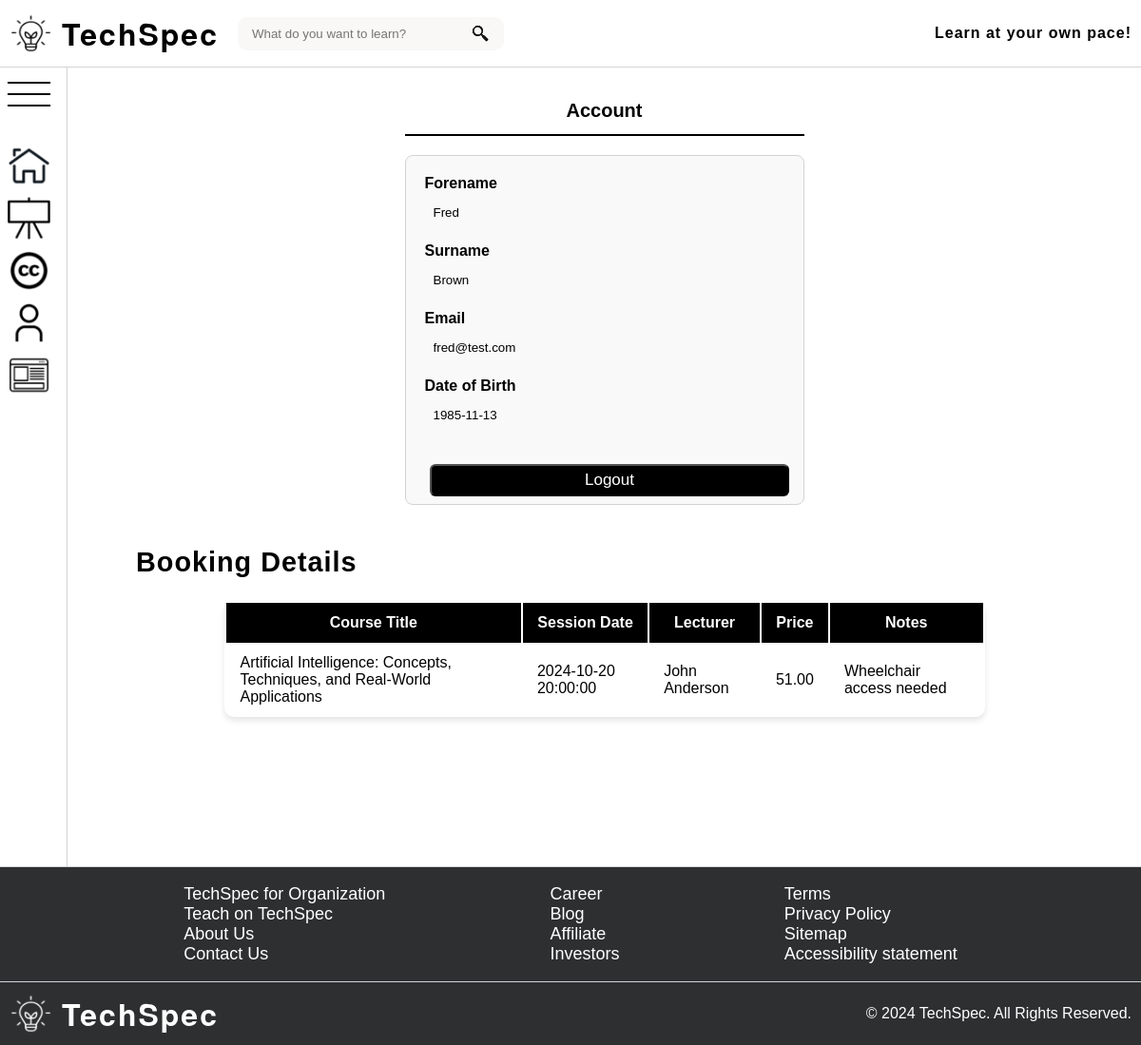
The page /content/account.php (signed in) on the database its author committed.
### tables this page shows
CREATE TABLE `customers` (
  `customerID` mediumint(8) PRIMARY KEY AUTO_INCREMENT,
  `password_hash` char(255) NOT NULL,
  `customer_forename` varchar(255) NOT NULL,
  `customer_surname` varchar(255) NOT NULL,
  `customer_email` varchar(64) UNIQUE NOT NULL,
  `date_of_birth` datetime NOT NULL
);

CREATE TABLE `booking` (
  `bookingID` mediumint(8) PRIMARY KEY AUTO_INCREMENT,
  `trainingID` mediumint(8) NOT NULL,
  `customerID` mediumint(8) NOT NULL,
  `number_people` mediumint(2) NOT NULL,
  `total_booking_cost` DECIMAL(7,2) NOT NULL,
  `booking_notes` TEXT DEFAULT NULL
);

CREATE TABLE `training_sessions` (
  `trainingID` MEDIUMINT(8) PRIMARY KEY AUTO_INCREMENT,
  `title` VARCHAR(255) NOT NULL,
  `description` TEXT NOT NULL,
  `session_date` DATETIME NOT NULL,
  `price_per_person` DECIMAL(7,2) NOT NULL,
  `discount_price` DECIMAL(7,2),
  `session_imagepath` VARCHAR(255),
  `image_alt` VARCHAR(255),
  `lecturer` VARCHAR(255),
  `category` VARCHAR(255)
);

### content/logic/Customer.php (called while the page is built, shortened)
<?php
class Customer
{
    private $id;
    private $forename;
    private $surname;
    private $email;
    private $dob;
    function __construct($id, $forename, $surname, $email, $rawPassword, $dob)
    {
        $this->id = $id;
        $this->forename = $forename;
        $this->surname = $surname;
        $this->email = $email;
        $this->dob = $dob;
    }
    public function getForename()
    {
        return $this->forename;
    }
    public function getSurname()
    {
        return $this->surname;
    }
    public function getEmail()
    {
        return $this->email;
    }
    public function getDob()
    {
        return $this->dob;
    }
    private function setID($id)
    {
        $this->id = $id;
    }
    private function setForename($forename)
    {
        $this->forename = $forename;
    }
    private function setSurname($surname)
    {
        $this->surname = $surname;
    }
    private function setEmail($email)
    {
        $this->email = $email;
    }
    private function setDob($dob)
    {
        $this->dob = $dob;
    }
    public function loadCustomerById()
    {
        $sql = "SELECT customerID, password_hash, customer_forename, customer_surname, customer_email, date_of_birth
        FROM customers
        WHERE customerID = ? LIMIT 1";
        $this->loadCustomerByField($sql, $this->id);
    }
    private function loadCustomerByField($sql, $value)
    {
        try {
            $conn = ConnectionManager::getInstance()->getConnection();
            $stmt = mysqli_prepare($conn, $sql);
            if (!mysqli_stmt_bind_param($stmt, "s", $value)) {
                throw new Exception(Message::INTERNAL_SERVER_ERROR . mysqli_stmt_error($stmt));
            }
            if (!mysqli_stmt_execute($stmt)) {
                throw new Exception(Message::INTERNAL_SERVER_ERROR . mysqli_stmt_error($stmt));
            }
            $result = mysqli_stmt_get_result($stmt);
        } finally {
            $conn = null;
            $stmt = null;
        }
    }
}

### content/logic/BookingDetail.php (called while the page is built, shortened)
<?php
class BookingDetail
{
    private $customerId;
    function __construct($customerId)
    {
        $this->customerId = $customerId;
    }
    public function fetch()
    {
        try {
            $conn = ConnectionManager::getInstance()->getConnection();
            $stmt = mysqli_prepare(
                $conn,
                "SELECT t.title, t.description, t.session_date, t.lecturer, t.session_imagepath, t.image_alt, b.total_booking_cost, b.booking_notes
                FROM `booking` AS b INNER JOIN customers AS c ON b.customerID = c.customerID INNER JOIN training_sessions AS t ON b.trainingID = t.trainingID
                WHERE c.customerID = ?"
            );
            if (!mysqli_stmt_bind_param($stmt, "i", $this->customerId)) {
                throw new Exception(Message::INTERNAL_SERVER_ERROR . mysqli_stmt_error($stmt));
            }
            if (!mysqli_stmt_execute($stmt)) {
                throw new Exception(Message::INTERNAL_SERVER_ERROR . mysqli_stmt_error($stmt));
            }
            $result = mysqli_stmt_get_result($stmt);
            $bookings = [];
            while ($booking = mysqli_fetch_assoc($result)) {
                $bookings[] = $booking;
            }
            return $bookings;
        } finally {
            $conn = null;
            $stmt = null;
        }
    }
}

### content/account.php (the view, shortened to what this page needs)
<?php
require_once 'shared.php';
require_once './logic/BookingDetail.php';
require_once './logic/Customer.php';
$isLogin = isset($_SESSION['id']) && isset($_SESSION['name']);
$details = [];
if ($isLogin) {
  $userId = $_SESSION['id'];
  $customer = new Customer($userId, null, null, null, null, null);
  $customer->loadCustomerById();
  $userForename = $customer->getForename();
  $userSurname = $customer->getSurname();
  $userEmail = $customer->getEmail();
  $userDob = $customer->getDob();
  $bookingDetailLogic = new BookingDetail($userId);
  $details = $bookingDetailLogic->fetch();
} else {
  header('Location: login.php?error=unauthorize');
  exit();
}
?>
<!DOCTYPE html>
<html lang="en">
<head>
  <link
    href="../assets/stylesheets/common.css"
    rel="stylesheet"
    type="text/css" />
</head>
<body>
  <?php echo stringifyHeaderHtml($isLogin); ?>
  <div class="main-wrapper">
    <?php echo stringifySidebarHtml($isLogin); ?>
    <main>
      <div id="form-wrapper">
        <label id="form-label">Account</label>
        <form action="./logout.php" method="post">
          <div class="form-row">
            <label>Forename</label>
            <input class="disabled" value=<?php echo htmlspecialchars($userForename, ENT_QUOTES, 'UTF-8') ?> readonly />
          </div>
          <div class="form-row">
            <label>Surname</label>
            <input class="disabled" value=<?php echo htmlspecialchars($userSurname, ENT_QUOTES, 'UTF-8')  ?> readonly />
          </div>
          <div class="form-row">
            <label>Email</label>
            <input class="disabled" value=<?php echo htmlspecialchars($userEmail, ENT_QUOTES, 'UTF-8')  ?> readonly />
          </div>
          <div class="form-row">
            <label>Date of Birth</label>
            <input class="disabled" value=<?php echo htmlspecialchars($userDob, ENT_QUOTES, 'UTF-8')  ?> readonly
              min='1940-01-01'
              max="<?php echo date('Y-m-d', strtotime('-18 years')); ?>" />
          </div>
          <button type="submit" class="base-btn">Logout</button>
        </form>
      </div>
      <h2>Booking Details</h2>
      <table id="booking-details">
        <thead>
          <tr>
            <th>Course Title</th>
            <th>Session Date</th>
            <th>Lecturer</th>
            <th>Price</th>
            <th>Notes</th>
          </tr>
        </thead>
        <tbody>
          <?php if (empty($details)): ?>
            <tr>
              <td colspan="5"><?php echo Message::NOT_BOOKING_INFO ?></td>
            </tr>
          <?php else:
            foreach ($details as $detail):
              echo '<tr>';
              echo "<td>{$detail['title']}</td>";
              echo "<td>{$detail['session_date']}</td>";
              echo "<td>{$detail['lecturer']}</td>";
              echo "<td>{$detail['total_booking_cost']}</td>";
              echo "<td>{$detail['booking_notes']}</td>";
              echo '</tr>';
            endforeach;
          endif;
          ?>
        </tbody>
      </table>
  </div>
  <?php echo stringifyFooterHtml(); ?>
</body>
</html>

### assets/stylesheets/common.css (style rules this page uses)
html, body { width: 100%; margin: 0; font-family: Arial, sans-serif; }
html { height: 100%; }
body { display: flex; flex-direction: column; min-height: 100vh; }
main { display: flex; flex-direction: column; align-items: center; width: calc(100% - 70px); transition: width 0.3s ease; min-height: 100vh; margin: 20px auto; }
h2 { margin-right: auto; margin-left: 4.5rem; font-size: 1.8em; letter-spacing: 1px; }
.main-wrapper { display: flex; flex-direction: row; }
.base-btn { margin: 3px 5.5px; padding: 5px 20px; cursor: pointer; text-align: center; color: #ffffff; border-radius: 6px; background-color: #000000; font-size: 17px; }
#booking-details { max-width: 800px; margin: 0 20px; border-radius: 10px; box-shadow: 0 4px 6px rgba(0, 0, 0, 0.1); background: #ffffff; overflow-x: auto; }
#booking-details thead tr { background-color: #000000; color: #ffffff; font-weight: bold; }
#booking-details th { padding: 12px 15px; }
#booking-details tbody tr { border-bottom: 1px solid #ddd; }
#booking-details td { padding: 10px 15px; }
#form-wrapper { display: flex; flex-wrap: wrap; width: min(35vw, 90%); min-width: 280px; }
#form-label { display: flex; align-items: center; flex: 1; justify-content: center; order: -1; height: 50px; border-bottom: 2px solid #000000; font-size: 1.25rem; font-weight: bold; }
#form-wrapper > form { width: 100%; margin: 20px auto; padding: 20px 20px 5px 20px; border: 1px solid #d3d3d3; border-radius: 8px; background: #f9f9f9; }
.form-row { display: flex; flex-direction: column; margin-bottom: 15px; }
.form-row > label { margin-bottom: 5px; font-weight: bold; }
.form-row > input { padding: 8px; border: 1px solid #d3d3d3; border-radius: 8px; transition: border-color 0.3s ease; outline: none; }
.form-row > input.disabled { background-color: #f9f9f9; border-color: #f9f9f9; }
form > .base-btn { margin-top: 20px; width: 100%; }

### rows shown on the page
customers: customer_forename "Fred", customer_surname "Brown", customer_email "fred@test.com"
booking: trainingID.title "Artificial Intelligence: Concepts, Techniques, and Real-World Applications", trainingID.session_date "2024-10-20 20:00:00", trainingID.lecturer "John Anderson", total_booking_cost "51.00", booking_notes "Wheelchair access needed"

### other values the page prints
$message "Learn at your own pace!"
